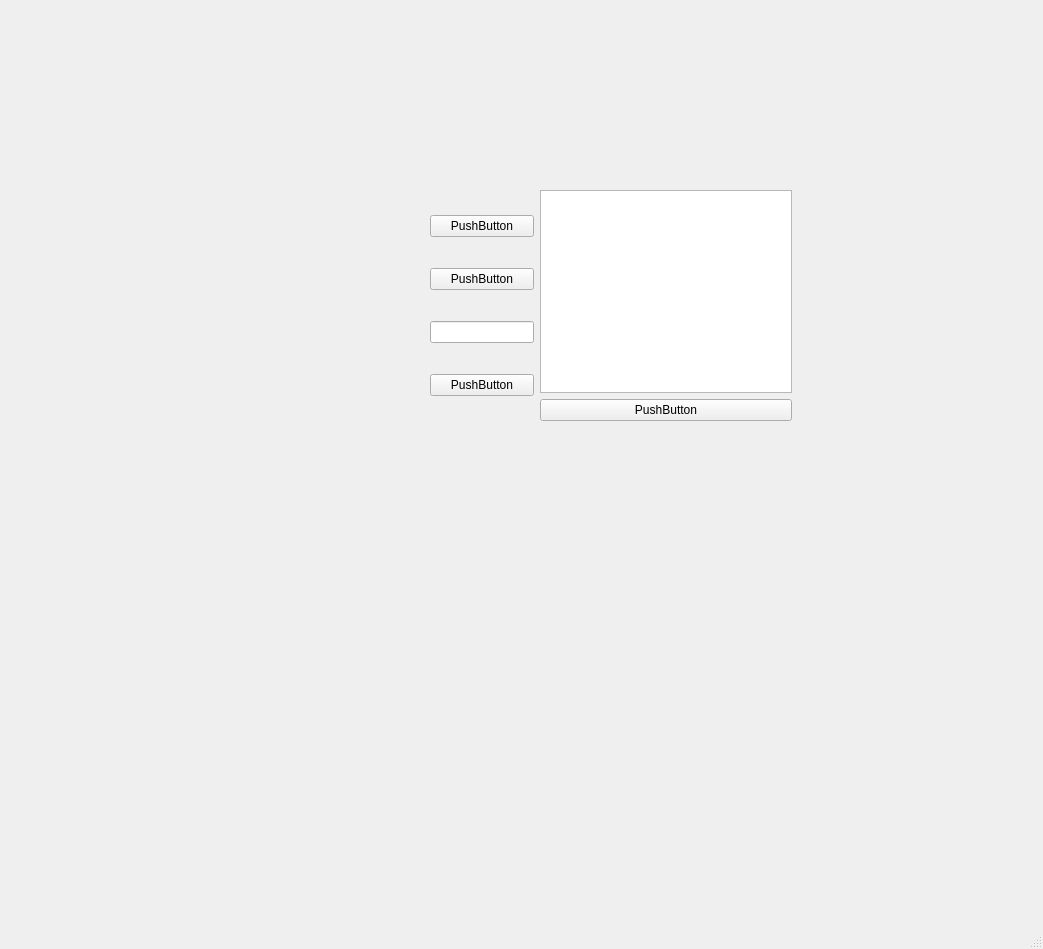
<?xml version="1.0" encoding="UTF-8"?>
<ui version="4.0">
 <class>MainWindow</class>
 <widget class="QMainWindow" name="MainWindow">
  <property name="geometry">
   <rect>
    <x>0</x>
    <y>0</y>
    <width>1043</width>
    <height>949</height>
   </rect>
  </property>
  <property name="windowTitle">
   <string>MainWindow</string>
  </property>
  <widget class="QWidget" name="centralwidget">
   <widget class="QWidget" name="">
    <property name="geometry">
     <rect>
      <x>430</x>
      <y>190</y>
      <width>362</width>
      <height>231</height>
     </rect>
    </property>
    <layout class="QHBoxLayout" name="horizontalLayout">
     <item>
      <layout class="QVBoxLayout" name="verticalLayout">
       <item>
        <widget class="QPushButton" name="pushButton">
         <property name="text">
          <string>PushButton</string>
         </property>
        </widget>
       </item>
       <item>
        <widget class="QPushButton" name="pushButton_2">
         <property name="text">
          <string>PushButton</string>
         </property>
        </widget>
       </item>
       <item>
        <widget class="QLineEdit" name="lineEdit"/>
       </item>
       <item>
        <widget class="QPushButton" name="pushButton_3">
         <property name="text">
          <string>PushButton</string>
         </property>
        </widget>
       </item>
      </layout>
     </item>
     <item>
      <layout class="QVBoxLayout" name="verticalLayout_2">
       <item>
        <widget class="QColumnView" name="columnView"/>
       </item>
       <item>
        <widget class="QPushButton" name="pushButton_4">
         <property name="text">
          <string>PushButton</string>
         </property>
        </widget>
       </item>
      </layout>
     </item>
    </layout>
   </widget>
  </widget>
  <widget class="QMenuBar" name="menubar">
   <property name="geometry">
    <rect>
     <x>0</x>
     <y>0</y>
     <width>1043</width>
     <height>26</height>
    </rect>
   </property>
  </widget>
  <widget class="QStatusBar" name="statusbar"/>
 </widget>
 <resources/>
 <connections/>
</ui>
